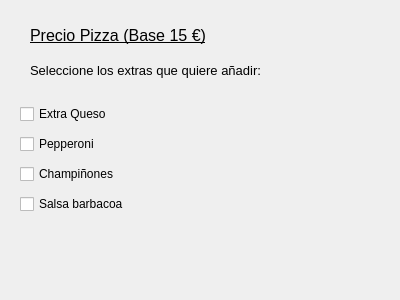
<?xml version="1.0" encoding="UTF-8"?>
<ui version="4.0">
 <class>ventana_pizza</class>
 <widget class="QDialog" name="ventana_pizza">
  <property name="geometry">
   <rect>
    <x>0</x>
    <y>0</y>
    <width>400</width>
    <height>300</height>
   </rect>
  </property>
  <property name="windowTitle">
   <string>Menú Pizzería</string>
  </property>
  <widget class="QLabel" name="lbl_pizza_base">
   <property name="geometry">
    <rect>
     <x>30</x>
     <y>20</y>
     <width>181</width>
     <height>31</height>
    </rect>
   </property>
   <property name="font">
    <font>
     <pointsize>12</pointsize>
     <underline>true</underline>
    </font>
   </property>
   <property name="text">
    <string>Precio Pizza (Base 15 €)</string>
   </property>
  </widget>
  <widget class="QLabel" name="lbl_seleccione_extras">
   <property name="geometry">
    <rect>
     <x>30</x>
     <y>60</y>
     <width>241</width>
     <height>21</height>
    </rect>
   </property>
   <property name="font">
    <font>
     <pointsize>10</pointsize>
    </font>
   </property>
   <property name="text">
    <string>Seleccione los extras que quiere añadir:</string>
   </property>
  </widget>
  <widget class="QWidget" name="verticalLayoutWidget">
   <property name="geometry">
    <rect>
     <x>20</x>
     <y>100</y>
     <width>251</width>
     <height>121</height>
    </rect>
   </property>
   <layout class="QVBoxLayout" name="vlayout_extras">
    <item>
     <widget class="QCheckBox" name="chk_extra_queso">
      <property name="text">
       <string>Extra Queso</string>
      </property>
     </widget>
    </item>
    <item>
     <widget class="QCheckBox" name="chk_extra_pepperoni">
      <property name="text">
       <string>Pepperoni</string>
      </property>
     </widget>
    </item>
    <item>
     <widget class="QCheckBox" name="chk_extra_champi">
      <property name="text">
       <string>Champiñones</string>
      </property>
     </widget>
    </item>
    <item>
     <widget class="QCheckBox" name="chk_extra_barbacoa">
      <property name="text">
       <string>Salsa barbacoa</string>
      </property>
     </widget>
    </item>
   </layout>
  </widget>
  <widget class="QLabel" name="lbl_mostrar_precio">
   <property name="geometry">
    <rect>
     <x>20</x>
     <y>240</y>
     <width>351</width>
     <height>31</height>
    </rect>
   </property>
   <property name="text">
    <string/>
   </property>
  </widget>
 </widget>
 <resources/>
 <connections/>
</ui>
